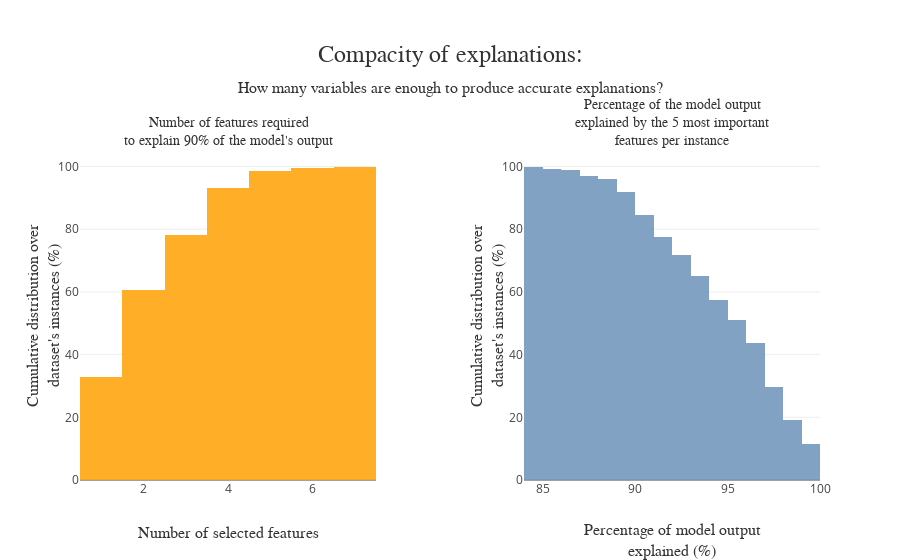

Write notebook code for a chart like this one.
### Code cell
response_dict = {1: 'Web', 2: 'Not Web'}

features = list(full_dataset.columns)
features_dict = dict(zip(features, features))
xpl = SmartExplainer(
    model=model_poison, 
    features_dict=features_dict, # Optional parameters
    label_dict=response_dict    # Optional parameters, dicts specify labels 
)
xpl.compile(x=X_eval_w_or_n) # X_eval_w_or_n is the sample 
xpl.plot.compacity_plot()

### Figure 1 — Plotly figure (JSON) as saved in the notebook; plotly's stock layout.template omitted (floating-point values rounded to 4 significant figures; data arrays with more than 128 entries replaced by an {"elided": "..."} marker saying what was removed)
{"data": [{"cumulative": {"enabled": true}, "histnorm": "percent", "hovertemplate": "Top %{x:.0f} features explain at least 90%<br>of the model for %{y:.1f}% of the instances", "hovertext": "none", "marker": {"color": "rgba(255, 166, 17, 0.9)"}, "name": "", "type": "histogram", "x": {"elided": "267 int values"}, "xaxis": "x", "yaxis": "y"}, {"cumulative": {"direction": "decreasing", "enabled": true}, "histnorm": "percent", "hovertemplate": "Top 5 features explain at least %{x:.0f}%<br>of the model for %{y:.1f}% of the instances", "marker": {"color": "rgba(117, 152, 189, 0.9)"}, "name": "", "type": "histogram", "x": {"elided": "267 float values"}, "xaxis": "x2", "yaxis": "y2"}], "layout": {"annotations": [{"font": {"color": "rgb(50, 50, 50)", "family": "Arial", "size": 14}, "showarrow": false, "text": "Number of features required<br>to explain 90% of the model's output", "x": 0.2, "xanchor": "center", "xref": "paper", "y": 1, "yanchor": "bottom", "yref": "paper"}, {"font": {"color": "rgb(50, 50, 50)", "family": "Arial", "size": 14}, "showarrow": false, "text": "Percentage of the model output<br>explained by the 5 most important<br>features per instance", "x": 0.8, "xanchor": "center", "xref": "paper", "y": 1, "yanchor": "bottom", "yref": "paper"}], "hovermode": "closest", "margin": {"t": 150}, "showlegend": false, "title": {"font": {"color": "rgb(50, 50, 50)", "family": "Arial", "size": 24}, "pad": {"b": 50}, "text": "Compacity of explanations:<span style='font-size: 16px;'><br />How many variables are enough to produce accurate explanations?</span>", "x": 0.5, "xanchor": "center", "y": 0.8, "yanchor": "bottom"}, "xaxis": {"anchor": "y", "domain": [0, 0.4], "title": {"font": {"color": "rgb(50, 50, 50)", "family": "Arial Black", "size": 16}, "text": "Number of selected features"}}, "xaxis2": {"anchor": "y2", "domain": [0.6, 1], "title": {"font": {"color": "rgb(50, 50, 50)", "family": "Arial Black", "size": 16}, "text": "Percentage of model output<br>explained (%)"}}, "yaxis": {"anchor": "x", "domain": [0, 1], "title": {"font": {"color": "rgb(50, 50, 50)", "family": "Arial Black", "size": 16}, "text": "Cumulative distribution over<br>dataset's instances (%)"}}, "yaxis2": {"anchor": "x2", "domain": [0, 1], "title": {"font": {"color": "rgb(50, 50, 50)", "family": "Arial Black", "size": 16}, "text": "Cumulative distribution over<br>dataset's instances (%)"}}}}
